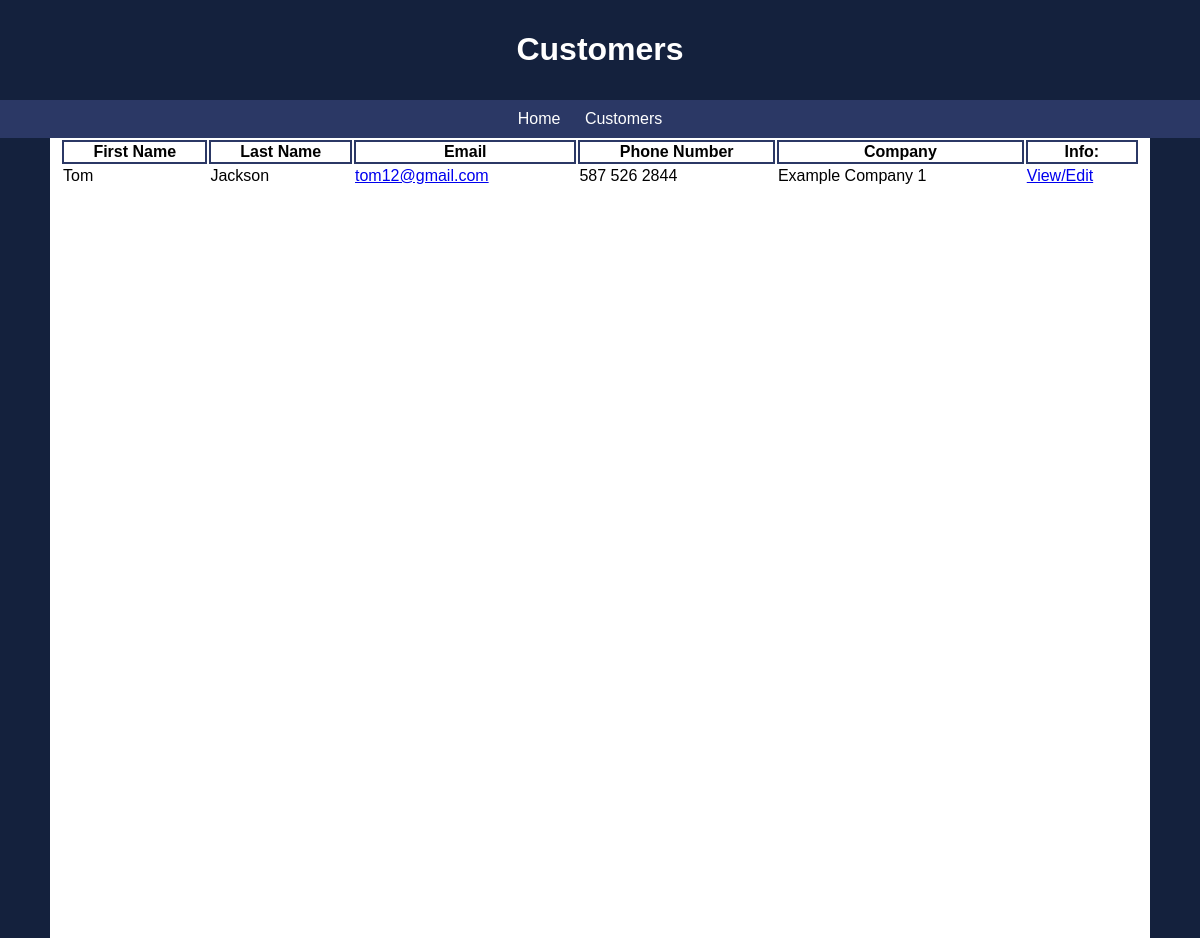
The app's page /customers/, older data.
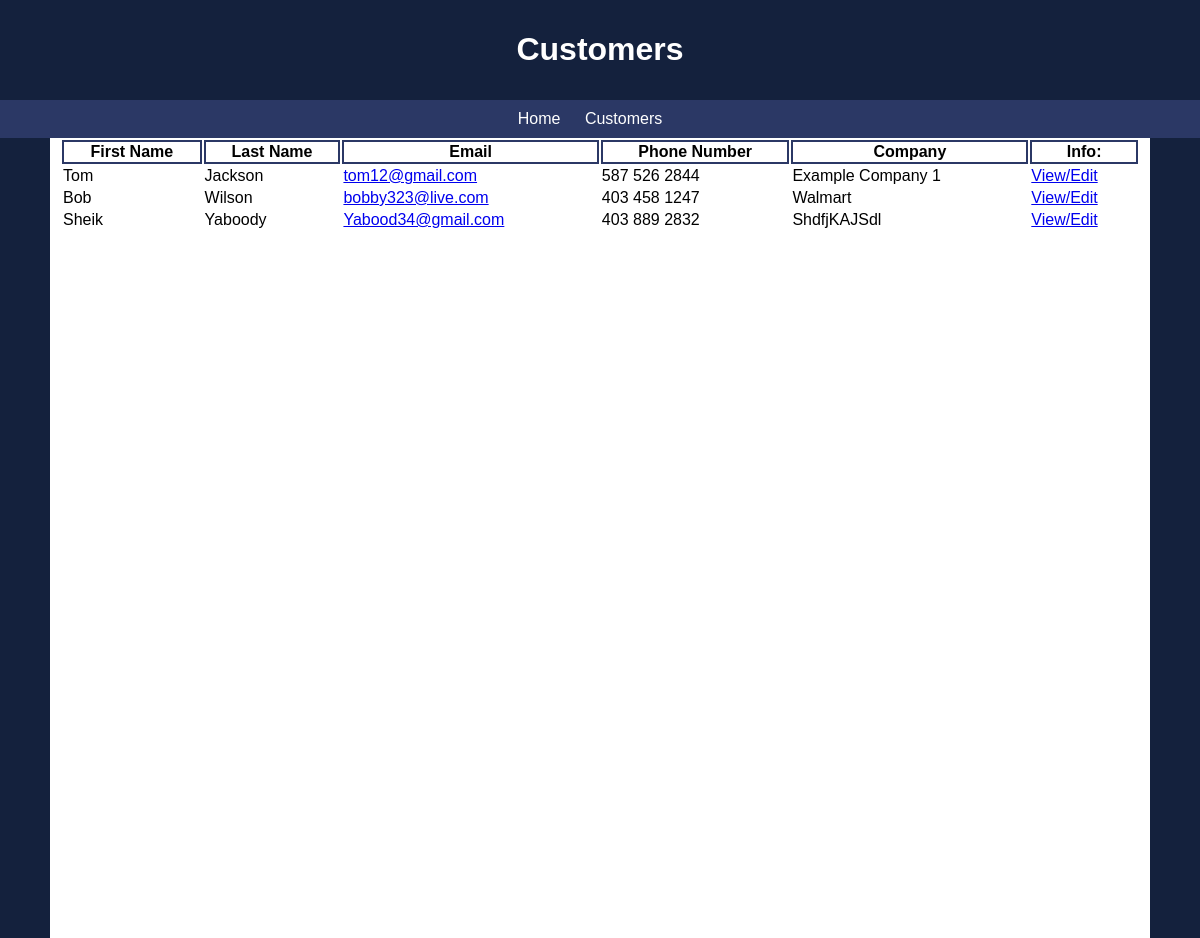
The same page, newer data.
### AppCRM/models.py (models this page shows)
class Customers(models.Model):
    first_name = models.CharField(max_length=200)
    last_name = models.CharField(max_length=200)
    email = models.EmailField(max_length=250)
    phone = models.CharField(max_length=200)
    company = models.CharField(max_length=300)
    notes = models.CharField(max_length=750, default="<No Available Notes>")

### AppCRM/views.py (the view)
# urls.py: path("customers/",views.cust_list,name="Customers"),
def cust_list(request):
    items = Customers.objects.all()
    return render(request, "customers.html", {"cust_list": items})

### AppCRM/templates/customers.html
{% extends "base.html" %}
{% load static %}
{% block header_title %}Customers{% endblock %}
{% block css %}<link rel="stylesheet" href="{% static 'css/customerstyles.css' %}" type="text/css">{% endblock %}
{% block content %}
    <table>
        <th>First Name</th>
        <th>Last Name</th>
        <th>Email</th>
        <th>Phone Number</th>
        <th>Company</th>
        <th>Info: </th>
        {% for cust in cust_list %}
            <tr class="row">
                <td>{{ cust.first_name }}</td>
                <td>{{ cust.last_name }}</td>
                <td><a href="mailto:{{ cust.email }}">{{ cust.email }}</a></td>
                <td>{{ cust.phone}}</td>
                <td>{{ cust.company }}</td>
                <td>
                    <a href="{% url 'Info' %}">View/Edit</a>
                </td>
            </tr>
        {% endfor %}
    </table>
{% endblock %}

Row changes from the older to the newer data that the page shows:
added Customers: first_name "Bob", last_name "Wilson", email "bobby323@live.com", phone "403 458 1247", company "Walmart"
added Customers: first_name "Sheik", last_name "Yaboody", email "Yabood34@gmail.com", phone "403 889 2832", company "ShdfjKAJSdl"
